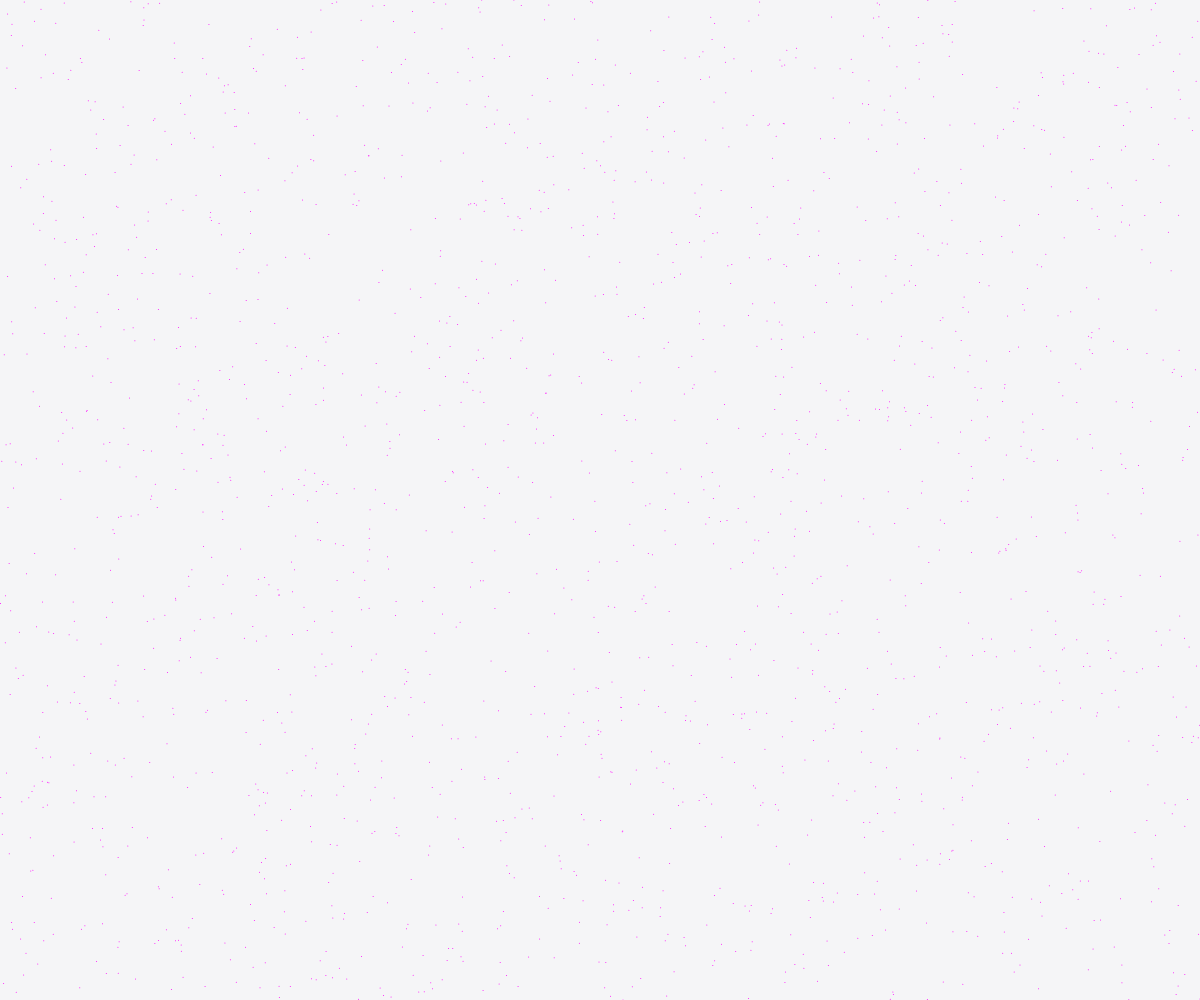
Frame 1 (no input)
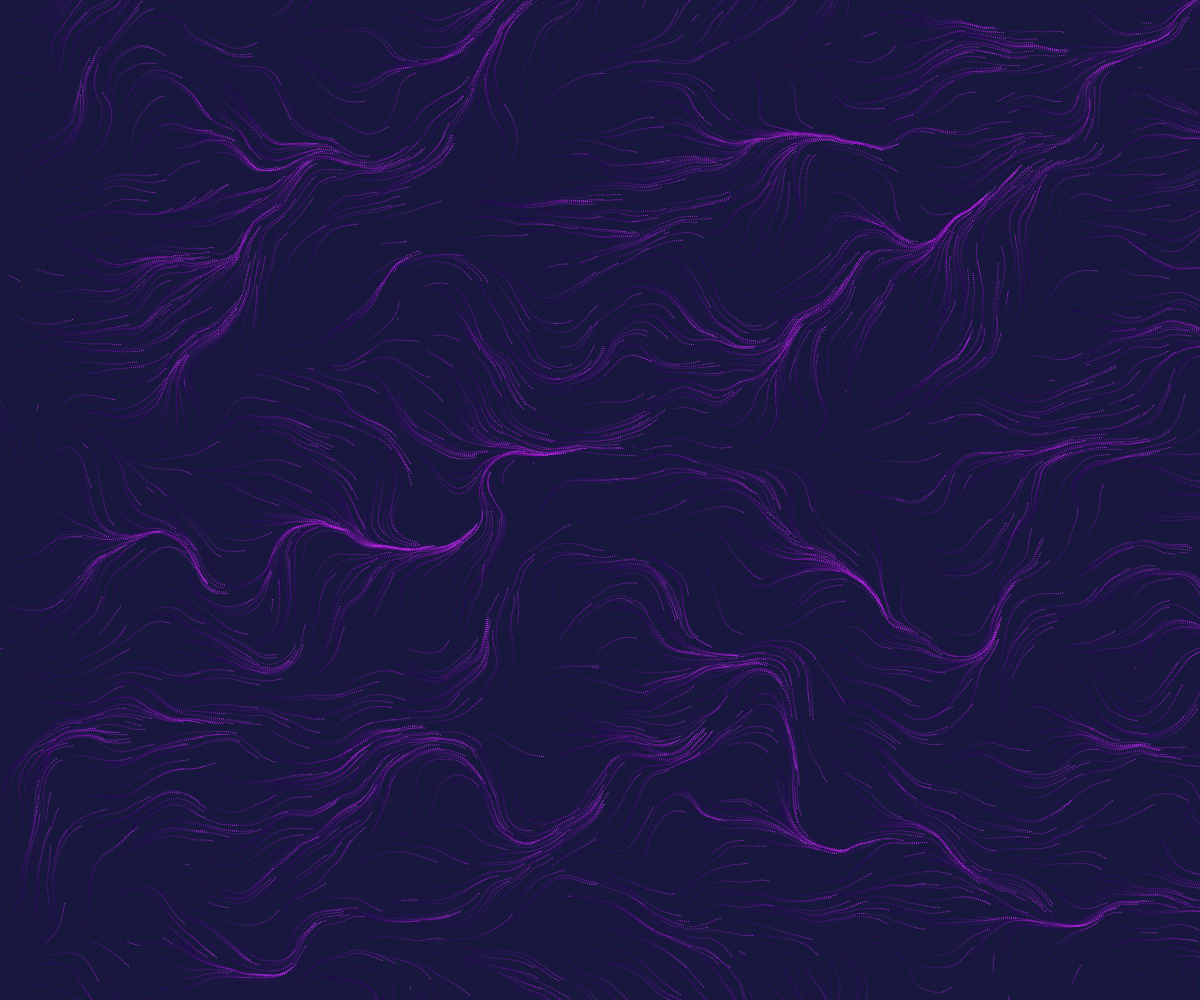
Frame 60 (no input)
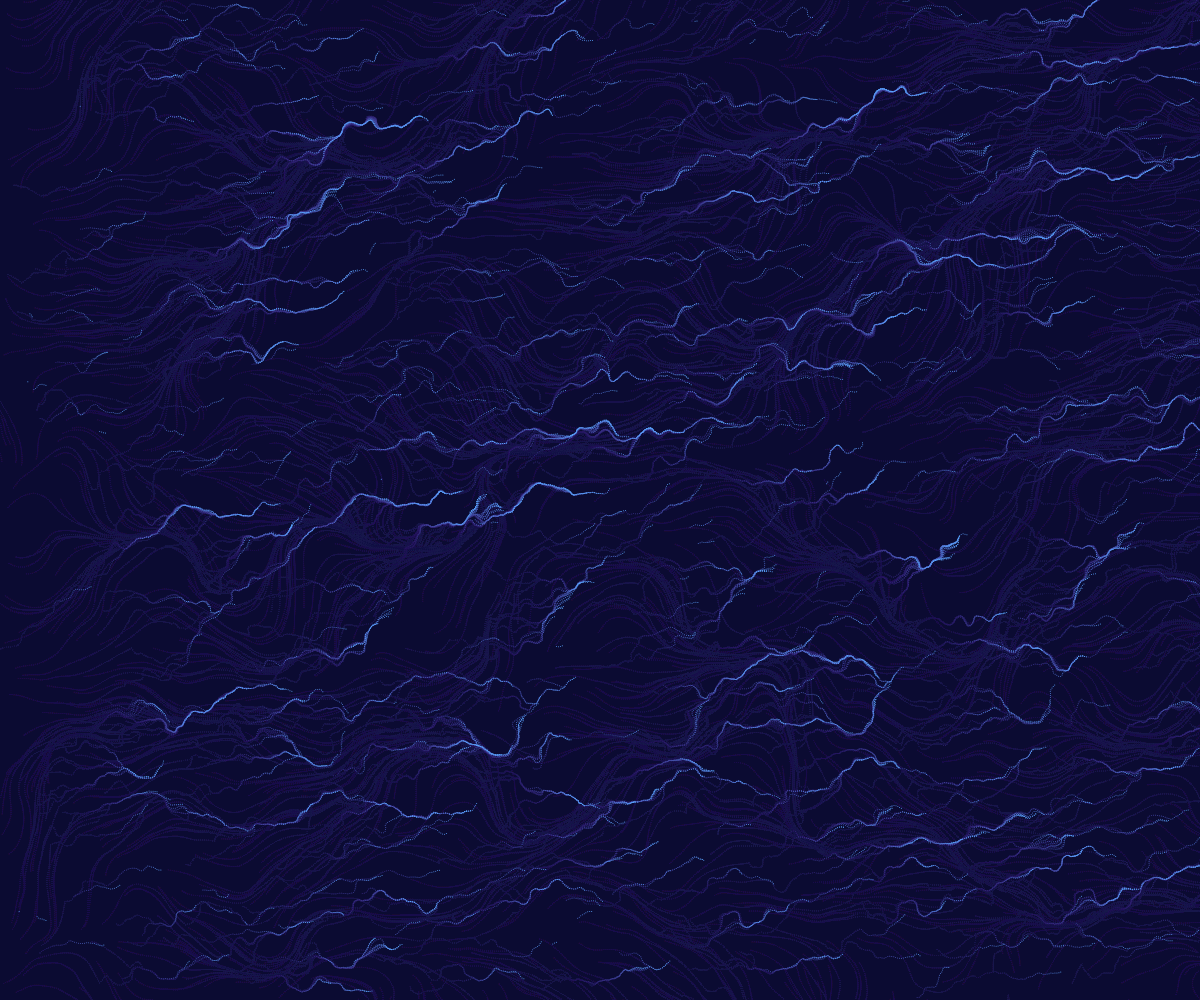
Frame 120 (the mouse pressed at the canvas centre since frame 60)

The p5.js sketch that drew these frames (run headless with seeded random() and noise() and a simulated clock; from frame 60 on, the mouse is pressed at the canvas centre):

// p5.js sketch
// ── sketch.js
let particles = [];
let num = 2000;

let scale = 0.01;
let speed = 2;

let t = 0;
let holdTime = 120;
let transitionSpeed = 0.005;
let zoff = 0;


function setup() {
  createCanvas(windowWidth, windowHeight);
  pixelDensity(1); 
  for(let i = 0; i < num; i++) {
    particles.push(createVector(random(width), random(height)));
  }
  colors = [
    color(255, 0, 255),  
    color(0, 255, 255), 
    color(255, 0, 0), 
    color(255, 255, 0)  
  ]; 
}

function draw() {
  background(0, 20, 50, 10); 
  let index = floor(t) % colors.length;
  let next = (index + 1) % colors.length;

  let localT = t % 1;

  let eased = (sin(localT * PI - PI/2) + 1) / 2;

  let currentColor = lerpColor(colors[index], colors[next], eased);

  stroke(currentColor);

  t += transitionSpeed;


  for(let i = 0; i < num; i++) {
    let p = particles[i];
    point(p.x, p.y);
    
    let n = noise(p.x * scale, p.y * scale, zoff);
    let a = TAU * (n - 0.5);

    p.x += cos(a) * speed;
    p.y += sin(a) * speed;
    if(!onScreen(p)) {
      p.x = random(width);
      p.y = random(height);
    }
  }
  zoff += 0.003;
}

function mouseReleased() {
  noiseSeed(millis());
  scale = random(0, 0.1);
}

function touchStarted() {
  noiseSeed(millis());
  scale = random(0, 0.1);
}

function onScreen(v) {
  return v.x >= 0 && v.x <= width && v.y >=0 && v.y <= height;
}

function windowResized() {
  resizeCanvas(windowWidth, windowHeight);
}
